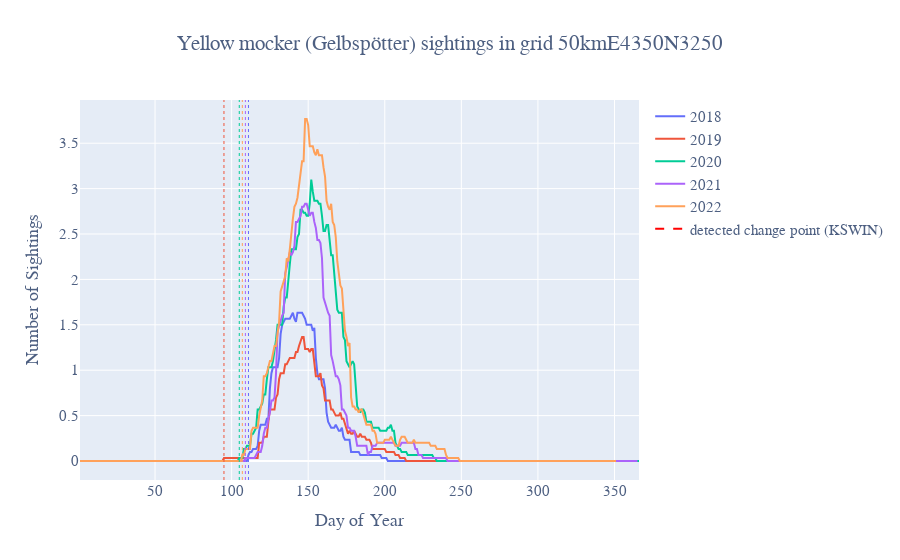

The cell this chart's notebook holds for it:
### Code cell
plot_change_points_per_year(data=smoothed_gelbspoetter, 
                   change_points=change_points_adwin_river, 
                   title='Yellow mocker (Gelbspötter) sightings in grid 50kmE4350N3250', 
                   legend_title='detected change point (KSWIN)',
                   show_first_sighting=True)

### Figure 1 — Plotly figure (JSON) as saved in the notebook; plotly's stock layout.template omitted (floating-point values rounded to 4 significant figures; data arrays with more than 128 entries replaced by an {"elided": "..."} marker saying what was removed)
{"data": [{"line": {"color": "#636EFA"}, "mode": "lines", "name": "2018", "type": "scatter", "x": {"elided": "365 int values"}, "y": {"elided": "365 float values"}}, {"line": {"color": "#EF553B"}, "mode": "lines", "name": "2019", "type": "scatter", "x": {"elided": "365 int values"}, "y": {"elided": "365 float values"}}, {"line": {"color": "#00CC96"}, "mode": "lines", "name": "2020", "type": "scatter", "x": {"elided": "366 int values"}, "y": {"elided": "366 float values"}}, {"line": {"color": "#AB63FA"}, "mode": "lines", "name": "2021", "type": "scatter", "x": {"elided": "365 int values"}, "y": {"elided": "365 float values"}}, {"line": {"color": "#FFA15A"}, "mode": "lines", "name": "2022", "type": "scatter", "x": {"elided": "365 int values"}, "y": {"elided": "365 float values"}}, {"line": {"color": "red", "dash": "dash", "width": 2}, "mode": "lines", "name": "detected change point (KSWIN)", "showlegend": true, "type": "scatter", "x": [null], "y": [null]}], "layout": {"font": {"color": "#4d5f81", "family": "Aleo", "size": 15}, "shapes": [{"line": {"color": "#636EFA", "dash": "dot", "width": 1}, "type": "line", "x0": 111, "x1": 111, "xref": "x", "y0": 0, "y1": 1, "yref": "y domain"}, {"line": {"color": "#EF553B", "dash": "dot", "width": 1}, "type": "line", "x0": 95, "x1": 95, "xref": "x", "y0": 0, "y1": 1, "yref": "y domain"}, {"line": {"color": "#00CC96", "dash": "dot", "width": 1}, "type": "line", "x0": 105, "x1": 105, "xref": "x", "y0": 0, "y1": 1, "yref": "y domain"}, {"line": {"color": "#AB63FA", "dash": "dot", "width": 1}, "type": "line", "x0": 109, "x1": 109, "xref": "x", "y0": 0, "y1": 1, "yref": "y domain"}, {"line": {"color": "#FFA15A", "dash": "dot", "width": 1}, "type": "line", "x0": 107, "x1": 107, "xref": "x", "y0": 0, "y1": 1, "yref": "y domain"}], "title": {"text": "Yellow mocker (Gelbspötter) sightings in grid 50kmE4350N3250", "x": 0.5}, "xaxis": {"title": {"text": "Day of Year"}}, "yaxis": {"title": {"text": "Number of Sightings"}}}}
